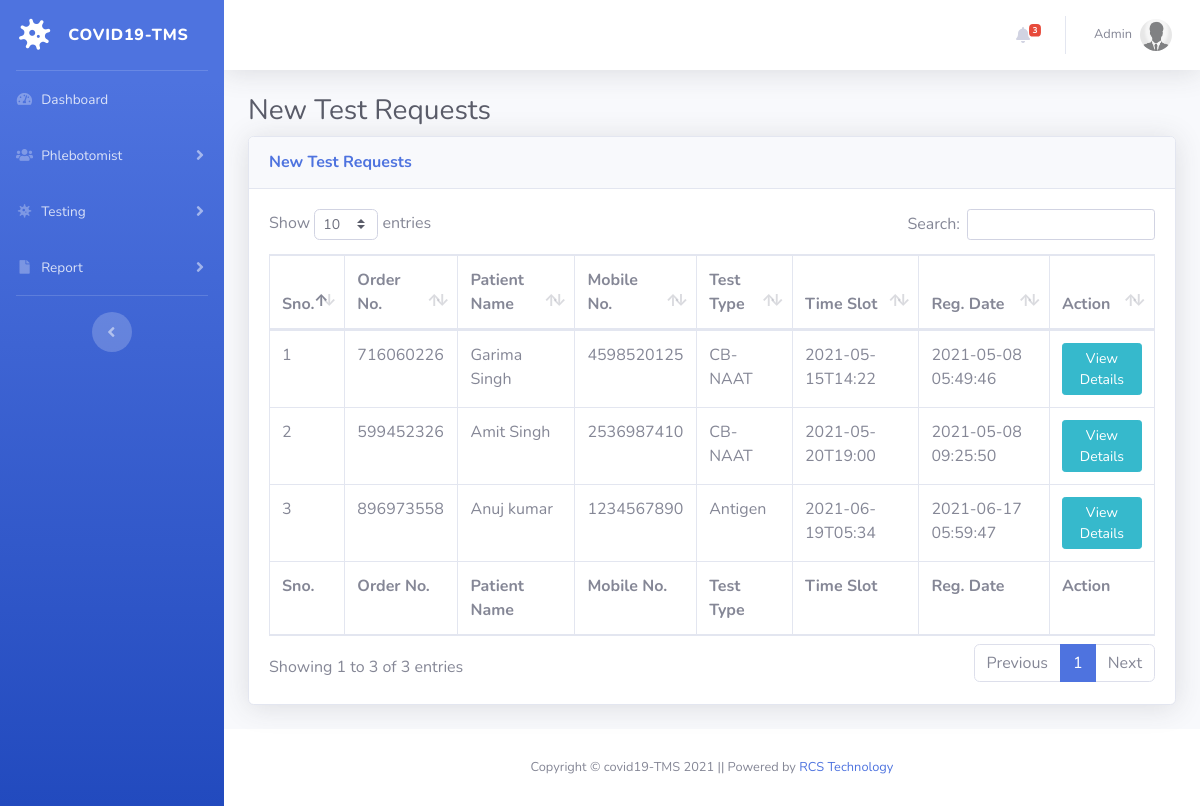
The page /new-test.php (signed in) on the database its author committed.
### tables this page shows
CREATE TABLE `tbltestrecord` (
  `id` int(11) NOT NULL,
  `OrderNumber` bigint(14) DEFAULT NULL,
  `PatientMobileNumber` bigint(14) DEFAULT NULL,
  `TestType` varchar(100) DEFAULT NULL,
  `TestTimeSlot` varchar(120) DEFAULT NULL,
  `ReportStatus` varchar(100) DEFAULT NULL,
  `FinalReport` varchar(150) DEFAULT NULL,
  `ReportUploadTime` varchar(200) DEFAULT NULL,
  `RegistrationDate` timestamp NULL DEFAULT current_timestamp(),
  `AssignedtoEmpId` varchar(150) DEFAULT NULL,
  `AssigntoName` varchar(180) DEFAULT NULL,
  `AssignedTime` varchar(100) DEFAULT NULL
);

CREATE TABLE `tblpatients` (
  `id` int(11) NOT NULL,
  `FullName` varchar(120) DEFAULT NULL,
  `MobileNumber` bigint(12) DEFAULT NULL,
  `DateOfBirth` date DEFAULT NULL,
  `GovtIssuedId` varchar(150) DEFAULT NULL,
  `GovtIssuedIdNo` varchar(150) DEFAULT NULL,
  `FullAddress` varchar(255) DEFAULT NULL,
  `State` varchar(200) DEFAULT NULL,
  `RegistrationDate` timestamp NOT NULL DEFAULT current_timestamp()
);

### new-test.php (the view, shortened to what this page needs)
<?php session_start();
include_once('includes/config.php');
if (strlen($_SESSION['aid']==0)) {
  header('location:logout.php');
  } else{
?>
<!DOCTYPE html>
<html lang="en">
<head>
    <link href="vendor/fontawesome-free/css/all.min.css" rel="stylesheet" type="text/css">
    <link href="css/sb-admin-2.min.css" rel="stylesheet">
    <link href="vendor/datatables/dataTables.bootstrap4.min.css" rel="stylesheet">
</head>
<body id="page-top">
    <div id="wrapper">
  <?php include_once('includes/sidebar.php');?>
        <div id="content-wrapper" class="d-flex flex-column">
            <div id="content">
<?php include_once('includes/topbar.php');?>
                <div class="container-fluid">
                    <h1 class="h3 mb-2 text-gray-800">New Test Requests</h1>
                    <div class="card shadow mb-4">
                        <div class="card-header py-3">
                            <h6 class="m-0 font-weight-bold text-primary">New Test Requests</h6>
                        </div>
                        <div class="card-body">
                            <div class="table-responsive">
                                <form name="assignto" method="post">
                    <table class="table table-bordered" id="dataTable" width="100%" cellspacing="0">
                                    <thead>
                                        <tr>
                                            <th>Sno.</th>
                                            <th>Order No.</th>
                                            <th>Patient Name</th>
                                            <th>Mobile No.</th>
                                            <th>Test Type</th>
                                            <th>Time Slot</th>
                                            <th>Reg. Date</th>
                                            <th>Action</th>
                                        </tr>
                                    </thead>
                                      <tfoot>
                                            <tr>
                                            <th>Sno.</th>
                                            <th>Order No.</th>
                                            <th>Patient Name</th>
                                            <th>Mobile No.</th>
                                            <th>Test Type</th>
                                            <th>Time Slot</th>
                                            <th>Reg. Date</th>
                                            <th>Action</th>
                                        </tr>
                                    </tfoot>
                                    <tbody>
<?php $query=mysqli_query($con,"select tbltestrecord.OrderNumber,tblpatients.FullName,tblpatients.MobileNumber,tbltestrecord.TestType,tbltestrecord.TestTimeSlot,tbltestrecord.RegistrationDate,tbltestrecord.id as testid from tbltestrecord
join tblpatients on tblpatients.MobileNumber=tbltestrecord.PatientMobileNumber
where ReportStatus is null
    ");
$cnt=1;
while($row=mysqli_fetch_array($query)){
?>
                                        <tr>
                                            <td><?php echo $cnt;?></td>
                                            <td><?php echo $row['OrderNumber'];?></td>
                                            <td><?php echo $row['FullName'];?></td>
                                            <td><?php echo $row['MobileNumber'];?></td>
                                            <td><?php echo $row['TestType'];?></td>
                                            <td><?php echo $row['TestTimeSlot'];?></td>
                                             <td><?php echo $row['RegistrationDate'];?></td>
                                            <td>
                                <a href="test-details.php?tid=<?php echo $row['testid'];?>&&oid=<?php echo $row['OrderNumber'];?>" class="btn btn-info btn-sm">View Details</a>
                            </td>
                                        </tr>
<?php $cnt++;} ?>
                                    </tbody>
                                </table>
                                     </form>
                            </div>
                        </div>
                    </div>
                </div>
            </div>
    <?php include_once('includes/footer.php');?>
        </div>
    </div>
</body>
</html>
<?php } ?>

### includes/topbar.php (shortened to what this page needs)
      <nav class="navbar navbar-expand navbar-light bg-white topbar mb-4 static-top shadow">
            <?php if($_SESSION['aid']):?>
                    <ul class="navbar-nav ml-auto">
<?php $query=mysqli_query($con,"select * from tbltestrecord where ReportStatus is null");
$count=mysqli_num_rows($query);
?>
                        <li class="nav-item dropdown no-arrow mx-1">
                            <a class="nav-link dropdown-toggle" href="#" id="alertsDropdown" role="button"
                                data-toggle="dropdown" aria-haspopup="true" aria-expanded="false">
                                <i class="fas fa-bell fa-fw"></i>
                                <span class="badge badge-danger badge-counter"><?php echo $count;?></span>
                            </a>
                        </li>
                        <li class="nav-item dropdown no-arrow">
                            <a class="nav-link dropdown-toggle" href="#" id="userDropdown" role="button"
                                data-toggle="dropdown" aria-haspopup="true" aria-expanded="false">
                <?php
$adid=$_SESSION['aid'];
$ret1=mysqli_query($con,"select AdminName from tbladmin where ID='$adid'");
while($row1=mysqli_fetch_array($ret1)){
?>
                                <span class="mr-2 d-none d-lg-inline text-gray-600 small"><?php  echo $row1['AdminName'];?></span>
                           <?php } ?>
                                <img class="img-profile rounded-circle"
                                    src="img/aa.jpg">
                            </a>
                        </li>
                    </ul>
                <?php endif;?>
                </nav>

### rows shown on the page
tbltestrecord: OrderNumber "716060226", tblpatients.FullName "Garima Singh", tblpatients.MobileNumber "4598520125", TestType "CB-NAAT", TestTimeSlot "2021-05-15T14:22", RegistrationDate "2021-05-08 05:49:46"
tbltestrecord: OrderNumber "599452326", tblpatients.FullName "Amit Singh", tblpatients.MobileNumber "2536987410", TestType "CB-NAAT", TestTimeSlot "2021-05-20T19:00", RegistrationDate "2021-05-08 09:25:50"
tbltestrecord: OrderNumber "896973558", tblpatients.FullName "Anuj kumar", tblpatients.MobileNumber "1234567890", TestType "Antigen", TestTimeSlot "2021-06-19T05:34", RegistrationDate "2021-06-17 05:59:47"

### other values the page prints
$count "3"
$row1['AdminName'] "Admin"
